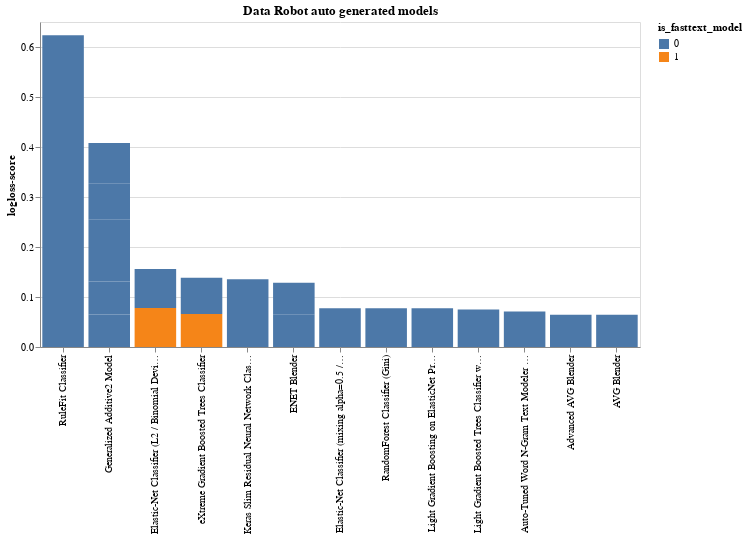

The notebook cell saved with this chart:
### Code cell
models = [i for i in _project.get_models()]
scores = [(i.model_type, i.metrics["LogLoss"]["crossValidation"]) for i in models]
_df = pd.DataFrame(scores, columns=["model", "logloss-score"])
_df = _df.assign(
    is_fasttext_model=[1 if "Fasttext" in str(i.processes) else 0 for i in models],
    id=[i.id for i in models]
)

_plot = alt.Chart(_df).mark_bar().encode(
    x=alt.X("model:N", sort="-y", title=None),
    y="logloss-score:Q",
    color="is_fasttext_model:N",
    tooltip=["model:N", "logloss-score:Q"]
).properties(width=600, height=325, title="Data Robot auto generated models")

_plot

### Figure 1 — Vega-Lite specification as saved in the notebook (floating-point values rounded to 4 significant figures)
{"config": {"view": {"continuousWidth": 400, "continuousHeight": 300}}, "data": {"name": "data-5113a755a300e9c32caa3eb8d0f8b82a"}, "mark": "bar", "encoding": {"color": {"field": "is_fasttext_model", "type": "nominal"}, "tooltip": [{"field": "model", "type": "nominal"}, {"field": "logloss-score", "type": "quantitative"}], "x": {"field": "model", "sort": "-y", "title": null, "type": "nominal"}, "y": {"field": "logloss-score", "type": "quantitative"}}, "height": 325, "title": "Data Robot auto generated models", "width": 600, "$schema": "https://vega.github.io/schema/vega-lite/v4.17.0.json", "datasets": {"data-5113a755a300e9c32caa3eb8d0f8b82a": [{"model": "ENET Blender", "logloss-score": 0.06443, "is_fasttext_model": 0, "id": "6228ae39c01e1a7ad36d0564"}, {"model": "AVG Blender", "logloss-score": 0.06432, "is_fasttext_model": 0, "id": "6228ae38c01e1a7ad36d055e"}, {"model": "Advanced AVG Blender", "logloss-score": 0.06436, "is_fasttext_model": 0, "id": "6228ae39c01e1a7ad36d0560"}, {"model": "ENET Blender", "logloss-score": 0.06428, "is_fasttext_model": 0, "id": "6228ae39c01e1a7ad36d0562"}, {"model": "Generalized Additive2 Model", "logloss-score": 0.06516, "is_fasttext_model": 0, "id": "6228ac9bc5bdedcf9addda6e"}, {"model": "Generalized Additive2 Model", "logloss-score": 0.06563, "is_fasttext_model": 0, "id": "6228ab73ef2db5d09d6d0540"}, {"model": "Generalized Additive2 Model", "logloss-score": 0.06137, "is_fasttext_model": 0, "id": "6228ad1f2dd39430f56d0553"}, {"model": "eXtreme Gradient Boosted Trees Classifier", "logloss-score": 0.06611, "is_fasttext_model": 1, "id": "6228deaa19fe4832323fa3a0"}, {"model": "Generalized Additive2 Model", "logloss-score": 0.0623, "is_fasttext_model": 0, "id": "6228adaa0049839a2cddda6c"}, {"model": "Auto-Tuned Word N-Gram Text Modeler using token occurrences - Consumer complaint narrative", "logloss-score": 0.07093, "is_fasttext_model": 0, "id": "6228ab73ef2db5d09d6d053f"}, {"model": "Generalized Additive2 Model", "logloss-score": 0.07218, "is_fasttext_model": 0, "id": "6228ae38c01e1a7ad36d0559"}, {"model": "RandomForest Classifier (Gini)", "logloss-score": 0.07741, "is_fasttext_model": 0, "id": "6228ab74ef2db5d09d6d0545"}, {"model": "Elastic-Net Classifier (L2 / Binomial Deviance)", "logloss-score": 0.07802, "is_fasttext_model": 1, "id": "6228dea95e879b231c3fa18d"}, {"model": "eXtreme Gradient Boosted Trees Classifier", "logloss-score": 0.07218, "is_fasttext_model": 0, "id": "6228ab74ef2db5d09d6d0548"}, {"model": "Light Gradient Boosted Trees Classifier with Early Stopping", "logloss-score": 0.075, "is_fasttext_model": 0, "id": "6228ab73ef2db5d09d6d0542"}, {"model": "Elastic-Net Classifier (mixing alpha=0.5 / Binomial Deviance)", "logloss-score": 0.07755, "is_fasttext_model": 0, "id": "6228ab73ef2db5d09d6d053e"}, {"model": "Light Gradient Boosting on ElasticNet Predictions ", "logloss-score": 0.0773, "is_fasttext_model": 0, "id": "6228ab74ef2db5d09d6d0543"}, {"model": "Generalized Additive2 Model", "logloss-score": 0.08128, "is_fasttext_model": 0, "id": "6228ae37c01e1a7ad36d0552"}, {"model": "Elastic-Net Classifier (L2 / Binomial Deviance)", "logloss-score": 0.07787, "is_fasttext_model": 0, "id": "6228ab73ef2db5d09d6d053d"}, {"model": "Keras Slim Residual Neural Network Classifier using Training Schedule (1 Layer: 64 Units)", "logloss-score": 0.1357, "is_fasttext_model": 0, "id": "6228ab73ef2db5d09d6d053c"}, {"model": "RuleFit Classifier", "logloss-score": 0.6233, "is_fasttext_model": 0, "id": "6228ab74ef2db5d09d6d0546"}]}}
